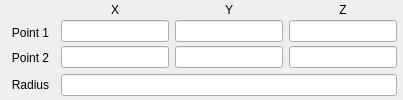
                    <widget class="QFrame" name="frame_DefineSurfaceCylinder">
                     <property name="frameShape">
                      <enum>QFrame::NoFrame</enum>
                     </property>
                     <property name="frameShadow">
                      <enum>QFrame::Raised</enum>
                     </property>
                     <layout class="QVBoxLayout" name="verticalLayout_6">
                      <property name="spacing">
                       <number>0</number>
                      </property>
                      <property name="margin">
                       <number>0</number>
                      </property>
                      <item>
                       <widget class="QFrame" name="frame_9">
                        <property name="frameShape">
                         <enum>QFrame::NoFrame</enum>
                        </property>
                        <property name="frameShadow">
                         <enum>QFrame::Raised</enum>
                        </property>
                        <layout class="QHBoxLayout" name="horizontalLayout_6">
                         <property name="spacing">
                          <number>0</number>
                         </property>
                         <property name="leftMargin">
                          <number>3</number>
                         </property>
                         <property name="topMargin">
                          <number>0</number>
                         </property>
                         <property name="rightMargin">
                          <number>3</number>
                         </property>
                         <property name="bottomMargin">
                          <number>0</number>
                         </property>
                         <item>
                          <widget class="QFrame" name="frame_25">
                           <property name="sizePolicy">
                            <sizepolicy hsizetype="Fixed" vsizetype="Preferred">
                             <horstretch>0</horstretch>
                             <verstretch>0</verstretch>
                            </sizepolicy>
                           </property>
                           <property name="minimumSize">
                            <size>
                             <width>55</width>
                             <height>0</height>
                            </size>
                           </property>
                           <property name="frameShape">
                            <enum>QFrame::NoFrame</enum>
                           </property>
                           <property name="frameShadow">
                            <enum>QFrame::Raised</enum>
                           </property>
                           <layout class="QVBoxLayout" name="verticalLayout_21">
                            <property name="spacing">
                             <number>3</number>
                            </property>
                            <property name="margin">
                             <number>3</number>
                            </property>
                            <item>
                             <widget class="QLabel" name="label_17">
                              <property name="text">
                               <string/>
                              </property>
                             </widget>
                            </item>
                            <item>
                             <widget class="QLabel" name="label_9">
                              <property name="text">
                               <string>Point 1</string>
                              </property>
                              <property name="alignment">
                               <set>Qt::AlignCenter</set>
                              </property>
                             </widget>
                            </item>
                           </layout>
                          </widget>
                         </item>
                         <item>
                          <widget class="QFrame" name="frame_26">
                           <property name="frameShape">
                            <enum>QFrame::NoFrame</enum>
                           </property>
                           <property name="frameShadow">
                            <enum>QFrame::Raised</enum>
                           </property>
                           <layout class="QVBoxLayout" name="verticalLayout_22">
                            <property name="spacing">
                             <number>3</number>
                            </property>
                            <property name="margin">
                             <number>3</number>
                            </property>
                            <item>
                             <widget class="QLabel" name="label_10">
                              <property name="text">
                               <string>X</string>
                              </property>
                              <property name="alignment">
                               <set>Qt::AlignCenter</set>
                              </property>
                             </widget>
                            </item>
                            <item>
                             <widget class="QLineEdit" name="txt_P1_Cyl_Sur_X"/>
                            </item>
                           </layout>
                          </widget>
                         </item>
                         <item>
                          <widget class="QFrame" name="frame_27">
                           <property name="frameShape">
                            <enum>QFrame::NoFrame</enum>
                           </property>
                           <property name="frameShadow">
                            <enum>QFrame::Raised</enum>
                           </property>
                           <layout class="QVBoxLayout" name="verticalLayout_23">
                            <property name="spacing">
                             <number>3</number>
                            </property>
                            <property name="margin">
                             <number>3</number>
                            </property>
                            <item>
                             <widget class="QLabel" name="label_11">
                              <property name="text">
                               <string>Y</string>
                              </property>
                              <property name="alignment">
                               <set>Qt::AlignCenter</set>
                              </property>
                             </widget>
                            </item>
                            <item>
                             <widget class="QLineEdit" name="txt_P1_Cyl_Sur_Y"/>
                            </item>
                           </layout>
                          </widget>
                         </item>
                         <item>
                          <widget class="QFrame" name="frame_28">
                           <property name="frameShape">
                            <enum>QFrame::NoFrame</enum>
                           </property>
                           <property name="frameShadow">
                            <enum>QFrame::Raised</enum>
                           </property>
                           <layout class="QVBoxLayout" name="verticalLayout_24">
                            <property name="spacing">
                             <number>3</number>
                            </property>
                            <property name="margin">
                             <number>3</number>
                            </property>
                            <item>
                             <widget class="QLabel" name="label_12">
                              <property name="text">
                               <string>Z</string>
                              </property>
                              <property name="alignment">
                               <set>Qt::AlignCenter</set>
                              </property>
                             </widget>
                            </item>
                            <item>
                             <widget class="QLineEdit" name="txt_P1_Cyl_Sur_Z"/>
                            </item>
                           </layout>
                          </widget>
                         </item>
                        </layout>
                       </widget>
                      </item>
                      <item>
                       <widget class="QFrame" name="frame_12">
                        <property name="frameShape">
                         <enum>QFrame::NoFrame</enum>
                        </property>
                        <property name="frameShadow">
                         <enum>QFrame::Raised</enum>
                        </property>
                        <layout class="QHBoxLayout" name="horizontalLayout_7">
                         <property name="spacing">
                          <number>0</number>
                         </property>
                         <property name="leftMargin">
                          <number>3</number>
                         </property>
                         <property name="topMargin">
                          <number>0</number>
                         </property>
                         <property name="rightMargin">
                          <number>3</number>
                         </property>
                         <property name="bottomMargin">
                          <number>0</number>
                         </property>
                         <item>
                          <widget class="QFrame" name="frame_29">
                           <property name="sizePolicy">
                            <sizepolicy hsizetype="Fixed" vsizetype="Preferred">
                             <horstretch>0</horstretch>
                             <verstretch>0</verstretch>
                            </sizepolicy>
                           </property>
                           <property name="minimumSize">
                            <size>
                             <width>55</width>
                             <height>0</height>
                            </size>
                           </property>
                           <property name="frameShape">
                            <enum>QFrame::NoFrame</enum>
                           </property>
                           <property name="frameShadow">
                            <enum>QFrame::Raised</enum>
                           </property>
                           <layout class="QVBoxLayout" name="verticalLayout_25">
                            <property name="spacing">
                             <number>3</number>
                            </property>
                            <property name="leftMargin">
                             <number>3</number>
                            </property>
                            <property name="topMargin">
                             <number>0</number>
                            </property>
                            <property name="rightMargin">
                             <number>3</number>
                            </property>
                            <property name="bottomMargin">
                             <number>3</number>
                            </property>
                            <item>
                             <widget class="QLabel" name="label_13">
                              <property name="text">
                               <string>Point 2</string>
                              </property>
                              <property name="alignment">
                               <set>Qt::AlignCenter</set>
                              </property>
                             </widget>
                            </item>
                           </layout>
                          </widget>
                         </item>
                         <item>
                          <widget class="QFrame" name="frame_30">
                           <property name="frameShape">
                            <enum>QFrame::NoFrame</enum>
                           </property>
                           <property name="frameShadow">
                            <enum>QFrame::Raised</enum>
                           </property>
                           <layout class="QVBoxLayout" name="verticalLayout_26">
                            <property name="spacing">
                             <number>3</number>
                            </property>
                            <property name="leftMargin">
                             <number>3</number>
                            </property>
                            <property name="topMargin">
                             <number>0</number>
                            </property>
                            <property name="rightMargin">
                             <number>3</number>
                            </property>
                            <property name="bottomMargin">
                             <number>3</number>
                            </property>
                            <item>
                             <widget class="QLineEdit" name="txt_P2_Cyl_Sur_X"/>
                            </item>
                           </layout>
                          </widget>
                         </item>
                         <item>
                          <widget class="QFrame" name="frame_31">
                           <property name="frameShape">
                            <enum>QFrame::NoFrame</enum>
                           </property>
                           <property name="frameShadow">
                            <enum>QFrame::Raised</enum>
                           </property>
                           <layout class="QVBoxLayout" name="verticalLayout_27">
                            <property name="spacing">
                             <number>3</number>
                            </property>
                            <property name="leftMargin">
                             <number>3</number>
                            </property>
                            <property name="topMargin">
                             <number>0</number>
                            </property>
                            <property name="rightMargin">
                             <number>3</number>
                            </property>
                            <property name="bottomMargin">
                             <number>3</number>
                            </property>
                            <item>
                             <widget class="QLineEdit" name="txt_P2_Cyl_Sur_Y"/>
                            </item>
                           </layout>
                          </widget>
                         </item>
                         <item>
                          <widget class="QFrame" name="frame_32">
                           <property name="frameShape">
                            <enum>QFrame::NoFrame</enum>
                           </property>
                           <property name="frameShadow">
                            <enum>QFrame::Raised</enum>
                           </property>
                           <layout class="QVBoxLayout" name="verticalLayout_28">
                            <property name="spacing">
                             <number>3</number>
                            </property>
                            <property name="leftMargin">
                             <number>3</number>
                            </property>
                            <property name="topMargin">
                             <number>0</number>
                            </property>
                            <property name="rightMargin">
                             <number>3</number>
                            </property>
                            <property name="bottomMargin">
                             <number>3</number>
                            </property>
                            <item>
                             <widget class="QLineEdit" name="txt_P2_Cyl_Sur_Z"/>
                            </item>
                           </layout>
                          </widget>
                         </item>
                        </layout>
                       </widget>
                      </item>
                      <item>
                       <widget class="QFrame" name="frame_14">
                        <property name="frameShape">
                         <enum>QFrame::NoFrame</enum>
                        </property>
                        <property name="frameShadow">
                         <enum>QFrame::Raised</enum>
                        </property>
                        <layout class="QHBoxLayout" name="horizontalLayout_3">
                         <property name="spacing">
                          <number>0</number>
                         </property>
                         <property name="leftMargin">
                          <number>3</number>
                         </property>
                         <property name="topMargin">
                          <number>0</number>
                         </property>
                         <property name="rightMargin">
                          <number>3</number>
                         </property>
                         <property name="bottomMargin">
                          <number>0</number>
                         </property>
                         <item>
                          <widget class="QFrame" name="frame_47">
                           <property name="sizePolicy">
                            <sizepolicy hsizetype="Fixed" vsizetype="Preferred">
                             <horstretch>0</horstretch>
                             <verstretch>0</verstretch>
                            </sizepolicy>
                           </property>
                           <property name="minimumSize">
                            <size>
                             <width>55</width>
                             <height>0</height>
                            </size>
                           </property>
                           <property name="frameShape">
                            <enum>QFrame::NoFrame</enum>
                           </property>
                           <property name="frameShadow">
                            <enum>QFrame::Raised</enum>
                           </property>
                           <layout class="QVBoxLayout" name="verticalLayout_42">
                            <property name="spacing">
                             <number>3</number>
                            </property>
                            <property name="leftMargin">
                             <number>3</number>
                            </property>
                            <property name="topMargin">
                             <number>0</number>
                            </property>
                            <property name="rightMargin">
                             <number>3</number>
                            </property>
                            <property name="bottomMargin">
                             <number>3</number>
                            </property>
                            <item>
                             <widget class="QLabel" name="label_31">
                              <property name="text">
                               <string>Radius</string>
                              </property>
                              <property name="alignment">
                               <set>Qt::AlignCenter</set>
                              </property>
                             </widget>
                            </item>
                           </layout>
                          </widget>
                         </item>
                         <item>
                          <widget class="QFrame" name="frame_48">
                           <property name="frameShape">
                            <enum>QFrame::NoFrame</enum>
                           </property>
                           <property name="frameShadow">
                            <enum>QFrame::Raised</enum>
                           </property>
                           <layout class="QVBoxLayout" name="verticalLayout_43">
                            <property name="spacing">
                             <number>3</number>
                            </property>
                            <property name="leftMargin">
                             <number>3</number>
                            </property>
                            <property name="topMargin">
                             <number>0</number>
                            </property>
                            <property name="rightMargin">
                             <number>3</number>
                            </property>
                            <property name="bottomMargin">
                             <number>3</number>
                            </property>
                            <item>
                             <widget class="QLineEdit" name="txt_Radius_Cyl_Sur">
                              <property name="sizePolicy">
                               <sizepolicy hsizetype="Preferred" vsizetype="Fixed">
                                <horstretch>0</horstretch>
                                <verstretch>0</verstretch>
                               </sizepolicy>
                              </property>
                             </widget>
                            </item>
                           </layout>
                          </widget>
                         </item>
                        </layout>
                       </widget>
                      </item>
                     </layout>
                    </widget>
